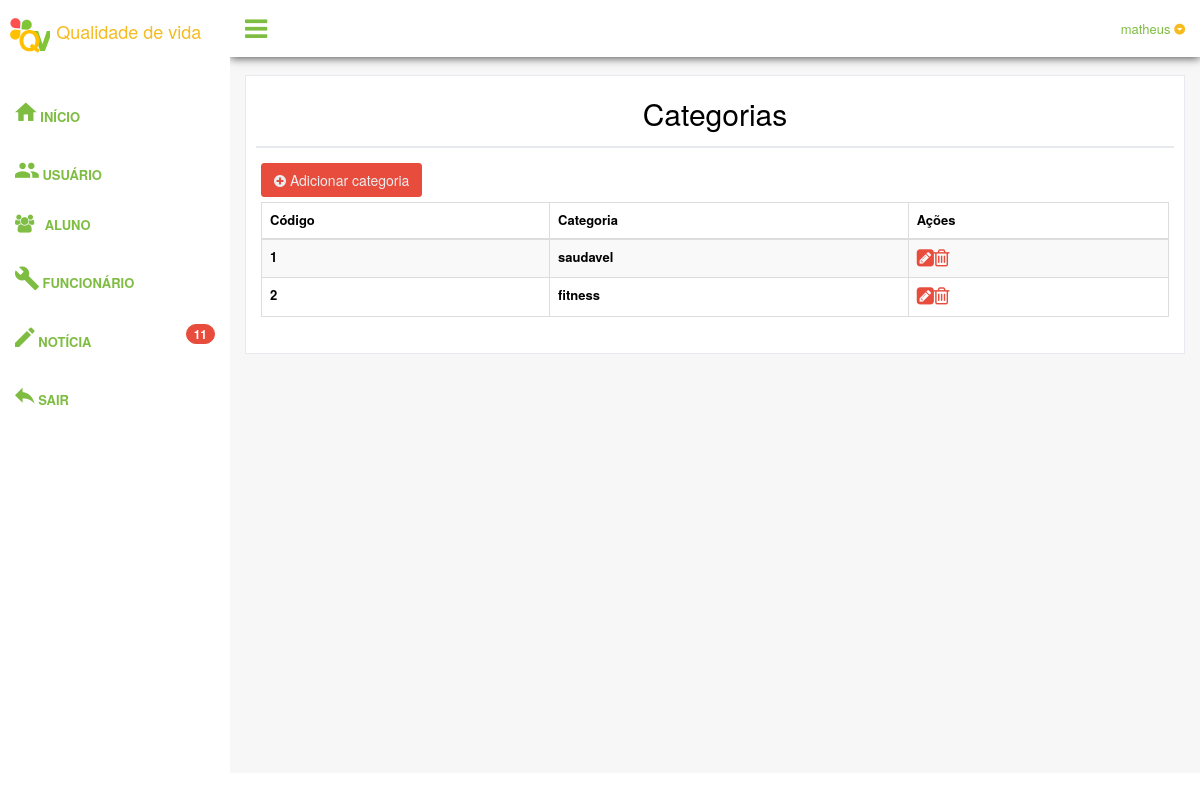
Page /painel/categorias.php (signed in) on the committed database.
### tables this page shows
CREATE TABLE IF NOT EXISTS `categoria` (
  `idCategoria` int(11) NOT NULL,
  `nome` varchar(45) NOT NULL,
  `deletar` int(11) NOT NULL
);

### painel/conexao.php (called while the page is built, shortened)
<?php
$servidor = "localhost";
$usuario = "root";
$senha = "";
$conexao = mysql_connect($servidor, $usuario, $senha);
$c_noticia = mysql_query("SELECT * FROM noticias WHERE deletar != 1", $conexao);
$noticia = mysql_num_rows($c_noticia);
?>

### painel/categorias.php (the view, shortened to what this page needs)
<?php
include("conexao.php");
	$sessaousuario = $_SESSION ['usuario'];
?>
<!DOCTYPE html>
<html>
  <head>
    <link href="assets/css/bootstrap.min.css" rel="stylesheet">
    <link href="assets/css/font-awesome.min.css" rel="stylesheet">
    <link href="assets/css/material-design-iconic-font.min.css" rel="stylesheet">
    <link href="assets/css/nprogress.css" rel="stylesheet">
    <link href="assets/css/jquery.mCustomScrollbar.min.css" rel="stylesheet"/>
	<link href="assets/css/dataTables.bootstrap.min.css" rel="stylesheet">
    <link href="assets/css/buttons.bootstrap.min.css" rel="stylesheet">
    <link href="assets/css/fixedHeader.bootstrap.min.css" rel="stylesheet">
    <link href="assets/css/responsive.bootstrap.min.css" rel="stylesheet">
    <link href="assets/css/scroller.bootstrap.min.css" rel="stylesheet">
    <link href="assets/css/custom.min.css" rel="stylesheet">
  </head>
  <body class="nav-md">
    <div class="container body">
      <div class="main_container">
        <div class="col-md-3 left_col menu_fixed">
          <div class="left_col scroll-view">
            <div class="navbar nav_title" style="border: 0;">
              <a href="index.php" class="site_title"><img src="img/logo.png" width="40" height="45"> <span style="font-size: 18px">Qualidade de vida</span></a>
            </div>
            <br />
            <div id="sidebar-menu" class="main_menu_side hidden-print main_menu">
              <div class="menu_section">
                <ul class="nav side-menu">
                <ul class="nav side-menu">
                  <li><a href="index.php"><i class="zmdi zmdi-hc-2x zmdi-home"></i> Início </a></li>
                </ul>
                <ul class="nav side-menu">
                 <li><a href="usuarios.php"><i class="zmdi zmdi-hc-2x zmdi-accounts"></i> Usuário</a></li>
                </ul>
                <ul class="nav side-menu">
                <li><a href="alunos.php"><i class="fa fa-users"></i> Aluno <span class="fa fa-chevron-down"></span></a>
                  </li>
                </ul>
                <ul class="nav side-menu">
                  <li><a href="funcionarios.php"><i class="zmdi zmdi-hc-2x zmdi-wrench"></i> Funcionário</a></li>
                </ul>
                <ul class="nav side-menu">
                  <li><a href="noticias.php"><i class="zmdi zmdi-hc-2x zmdi-edit"></i> Notícia<span class="badge bg-red pull-right" data-toggle="tooltip" data-placement="right" title="Total de dados"><?php echo $noticia;?></span></a></li>
                </ul>
                <ul class="nav side-menu">
                  <li><a href="sair.php"><i class="zmdi zmdi-hc-2x zmdi-mail-reply"></i> Sair </a></li>
                </ul>
                </ul>
              </div>
            </div>
          </div>
        </div>
        <div class="top_nav">
          <div class="nav_menu">
            <nav>
              <div class="nav toggle">
                <a id="menu_toggle"><i class="fa fa-bars"></i></a>
              </div>
              <ul class="nav navbar-nav navbar-right">
                <li class="">
                  <a href="javascript:;" class="user-profile dropdown-toggle" data-toggle="dropdown" aria-expanded="false">
                    <?php echo $sessaousuario;?>
                    <span class=" zmdi zmdi-caret-down-circle"></span>
                  </a>
                </li>
              </ul>
            </nav>
          </div>
        </div>
        <div class="right_col" role="main">
          <div class="">
            <div class="page-title">
            </div>
            <div class="row">
              <div class="col-md-12 col-sm-12 col-xs-12">
                <div class="x_panel">
                  <div class="x_title">
                    <h1 class="text-center">Categorias</h1>
                  </div>
                  <div class="x_content">
                  <a href="categorias_incluir.php" style="color: #fff">
					<p class="btn btn-dark">
                        <i class="fa fa-plus-circle"></i>&nbsp;Adicionar categoria
					</p>
				  </a>
                    <table id="datatable-responsive" class=" table table-striped table-bordered dt-responsive nowrap" cellspacing="0" width="100%">
                      <thead>
                        <tr>
                          	<th class="contoth">Código</th>
                          	<th class="contoth">Categoria</th>
							<th class="contoth">Ações</th>
                        </tr>
                      </thead>
<?php
$consulta = mysql_query("SELECT * FROM categoria WHERE deletar != '1'");
while ($dados = mysql_fetch_array($consulta))
{
	?>
                        <tr>
                        	<th><?php echo $dados['idCategoria']; ?></th>
                        	<th><?php echo $dados['nome']; ?></th>
                            <td><a href="categorias_editar.php?id=<?php echo $dados['idCategoria'];?>"><i class="fa fa-pencil-square" style="font-size: 20px"></i></a><a href="controlador.php?acao=excluir_categoria&id=<?php echo $dados['idCategoria'];?>"><i class="fa fa-trash-o" style="font-size: 20px"></i></a></td>
                        </tr>
<?php } ?>
                    </table>
                  </div>
                </div>
              </div>
            </div>
          </div>
        </div>
        <footer>
        </footer>
      </div>
    </div>
  </body>
</html>

### rows in the picture
categoria: idCategoria "1", nome "saudavel"
categoria: idCategoria "2", nome "fitness"

### other values in the picture
$noticia "11"
$sessaousuario "matheus"
